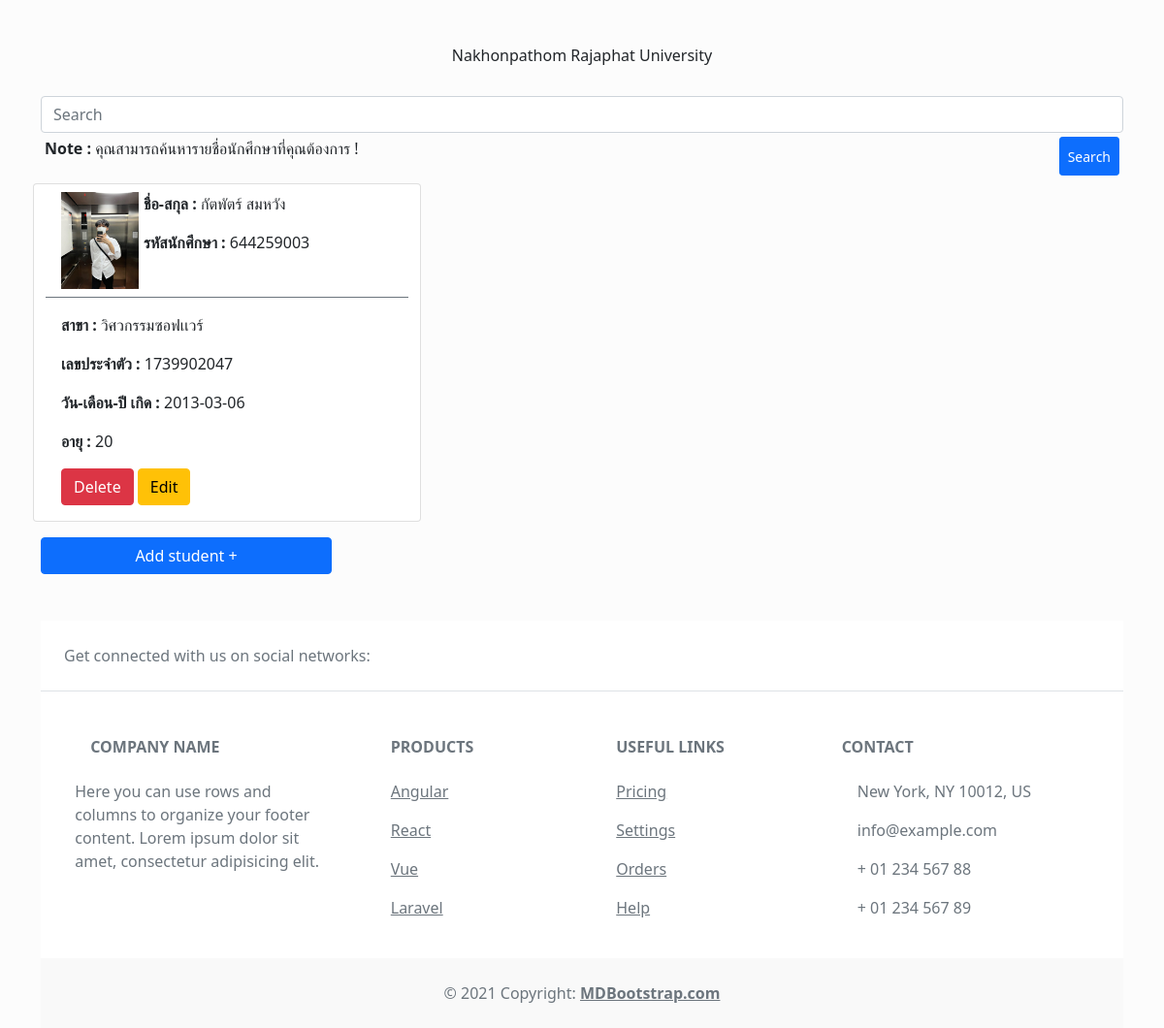
Before: / with the older database file.
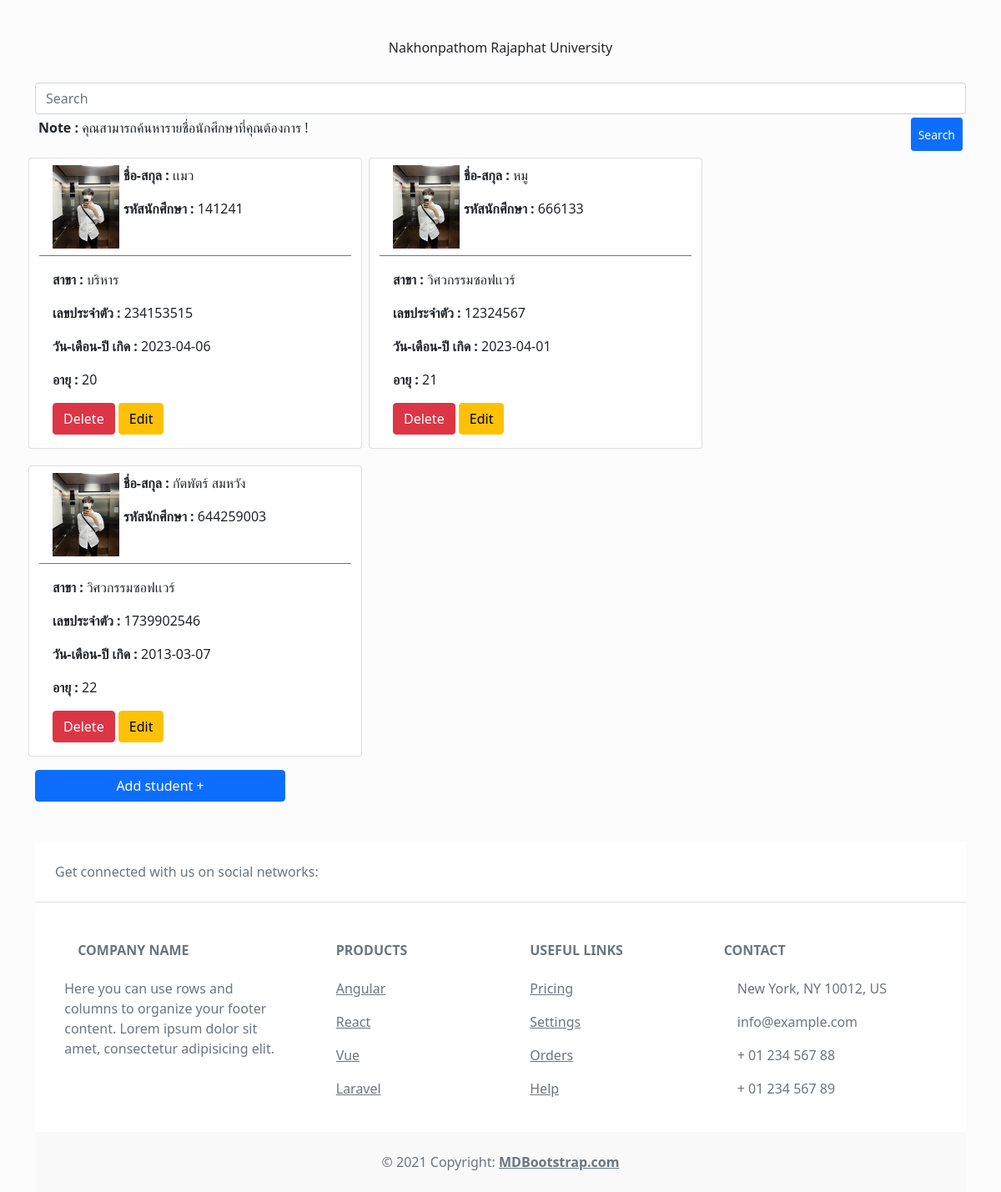
After: the same page with the newer database file.
### tables this page shows
CREATE TABLE `student_tb` (
  `name` varchar(100) NOT NULL,
  `student_id` int(11) NOT NULL,
  `major` varchar(255) NOT NULL,
  `number_id` int(11) NOT NULL,
  `brith_day` date NOT NULL,
  `age` int(11) NOT NULL,
  `img` varchar(255) NOT NULL
);

### index.php (called while the page is built)
<?php
    include_once './src/controller/ps_controller.php';
    $ps_controller = new ps_controller();
    $ps_controller->mvcHandler();
?>

### src/config/conf.php (called while the page is built, shortened)
<?php
    class config{
        function __construct(){
            $this->dns = "mysql:host=localhost;dbname=student";
            $this->dbUser = "root";
            $this->dbPass = "";
        }
    }
?>

### src/models/ps_model.php (called while the page is built, shortened)
<?php
    class ps_model{
        private $dns;
        private $dbUser;
        private $dbPass;
        private $condb;
        function __construct(object $conf){
            $this->dns = $conf->dns;
            $this->dbUser = $conf->dbUser;
            $this->dbPass = $conf->dbPass;
        }
        public function connect(){
            try{
                $this->condb = new PDO($this->dns,$this->dbUser,$this->dbPass);
            }catch(PDOException $err){
                echo "Have an error about : " . $err->getMessage();
                echo "<br>Error in line : " . $err->getLine();
            }
        }
        public function getAllproducts(){
            $sql = "SELECT * FROM `student_tb`";
            $query = $this->condb->prepare($sql);
            if($query->execute()){
                $result = $query->fetchAll(PDO::FETCH_ASSOC);
                return $result;
                return true;
            }else {
                return false;
            }
        }
    }
?>

### src/views/ps_list.php (the view, shortened to what this page needs)
<!DOCTYPE html>
<html lang="en">
<head>
    <link href="https://cdn.jsdelivr.net/npm/bootstrap@5.0.2/dist/css/bootstrap.min.css" rel="stylesheet">
    <link rel="stylesheet" href="./src/views/style.css">
</head>
<body>
    <br>
    <div class="container">
        <br>
        <h6 class="text-center">Nakhonpathom Rajaphat University</h6>
        <form action="?route=search" method="POST">
            <br>
            <input class="form-control text-sm" name="search_keyword" type="text" placeholder="Search">
            <div class="d-sm-flex justify-content-between text-sm m-1">
                <p><b>Note :</b> คุณสามารถค้นหารายชื่อนักศึกษาที่คุณต้องการ !</p>
                <input class="btn btn-sm btn-primary" value="Search" name="search_submit" type="submit">
            </div>
        </form>
        <div class="row">
        <?php
            if($result > 0){
                foreach($result as $row){
        ?>
              <div class="card mb-3 m-1" style="max-width: 25rem;">
              <div class="flex-box card-header bg-transparent border-secondary">
                  <img src="<?=$row['img']?>" style="margin-right:5px;" width="80px" height="100px" alt="">
                        <div class="blox">
                        <p class="card-text"><b> ชื่อ-สกุล : </b> <?= $row['name']?></p>
                        <p class="card-text"><b> รหัสนักศึกษา : </b> <?= $row['student_id'] ?></p>
                        </div>
              </div>
              <div class="card-body text-dark">
                        <p class="card-text"><b>สาขา : </b> <?= $row['major'] ?></p>
                        <p class="card-text"><b>เลขประจำตัว : </b> <?= $row['number_id'] ?></p>
                        <p class="card-text"><b>วัน-เดือน-ปี เกิด : </b> <?= $row['brith_day'] ?></p>
                        <p class="card-text"><b>อายุ : </b> <?= $row['age'] ?></p>
                        <a class="btn btn-danger" href="?route=delete&student_id=<?=$row['student_id']?>" onclick="return confirm('คุณต้องการลบ นักเรียนคนนี้ใช่หรือไม่?')">Delete</a>
                        <a class="btn btn-warning" data-bs-toggle="modal" data-bs-target="#edit_modal<?= $row['student_id']?>" data-bs-whatever="@getbootstrap">Edit</a>
              </div>
            </div>
        <?php
                }
            }
        ?>
        </div>
        <div class="d-grid gap-1">
          <button type="button" style="width:300px;" class="btn btn-primary" data-bs-toggle="modal" data-bs-target="#exampleModal" data-bs-whatever="@getbootstrap">Add student +</button>
        </div>
<footer class="text-center text-lg-start bg-white text-muted mt-5">
  <section class="d-flex justify-content-center justify-content-lg-between p-4 border-bottom">
    <div class="me-5 d-none d-lg-block">
      <span>Get connected with us on social networks:</span>
    </div>
    <div>
    </div>
  </section>
  <section class="">
    <div class="container text-center text-md-start mt-5">
      <div class="row mt-3">
        <div class="col-md-3 col-lg-4 col-xl-3 mx-auto mb-4">
          <h6 class="text-uppercase fw-bold mb-4">
            <i class="fas fa-gem me-3 text-secondary"></i>Company name
          </h6>
          <p>
            Here you can use rows and columns to organize your footer content. Lorem ipsum
            dolor sit amet, consectetur adipisicing elit.
          </p>
        </div>
        <div class="col-md-2 col-lg-2 col-xl-2 mx-auto mb-4">
          <h6 class="text-uppercase fw-bold mb-4">
            Products
          </h6>
          <p>
            <a href="#!" class="text-reset">Angular</a>
          </p>
          <p>
            <a href="#!" class="text-reset">React</a>
          </p>
          <p>
            <a href="#!" class="text-reset">Vue</a>
          </p>
          <p>
            <a href="#!" class="text-reset">Laravel</a>
          </p>
        </div>
        <div class="col-md-3 col-lg-2 col-xl-2 mx-auto mb-4">
          <h6 class="text-uppercase fw-bold mb-4">
            Useful links
          </h6>
          <p>
            <a href="#!" class="text-reset">Pricing</a>
          </p>
          <p>
            <a href="#!" class="text-reset">Settings</a>
          </p>
          <p>
            <a href="#!" class="text-reset">Orders</a>
          </p>
          <p>
            <a href="#!" class="text-reset">Help</a>
          </p>
        </div>
        <div class="col-md-4 col-lg-3 col-xl-3 mx-auto mb-md-0 mb-4">
          <h6 class="text-uppercase fw-bold mb-4">Contact</h6>
          <p><i class="fas fa-home me-3 text-secondary"></i> New York, NY 10012, US</p>
          <p>
            info@example.com
          </p>
          <p><i class="fas fa-phone me-3 text-secondary"></i> + 01 234 567 88</p>
          <p><i class="fas fa-print me-3 text-secondary"></i> + 01 234 567 89</p>
        </div>
      </div>
    </div>
  </section>
  <div class="text-center p-4" style="background-color: rgba(0, 0, 0, 0.025);">
    © 2021 Copyright:
    <a class="text-reset fw-bold" href="https://mdbootstrap.com/">MDBootstrap.com</a>
  </div>
</footer>
    </div>
</body>
</html>

### src/controller/ps_controller.php (shortened to what this page needs)
<?php
    include_once './src/config/conf.php';
    include_once './src/models/ps_model.php';
    class ps_controller{
        private $ps_model;
        function __construct(){
            $this->conf = new config();
            $this->ps_model = new ps_model($this->conf);
        }
        public function list_phone_Page(){
            $result = $this->ps_model->getAllproducts();
            include './src/views/ps_list.php';
        }
        public function mvcHandler(){
            $Route = isset($_GET['route']) ? $_GET['route'] : NULL;
            switch($Route){
                default:
                    $this->list_phone_Page();
                break;
            }
    }
}
?>

### src/views/style.css (style rules this page uses)
body { background-color: #FCFCFC; }

### src/views/ps_list.php (style rules this page uses)
.flex-box { display:flex; }

Changed rows visible on the page:
added student_tb: img (picture), name "เเมว", student_id "141241", major "บริหาร", number "234153515", brith_day "2023-04-06", age "20"
added student_tb: img (picture), name "หมู", student_id "666133", major "วิศวกรรมซอฟเเวร์", number "12324567", brith_day "2023-04-01", age "21"
changed student_tb "กัตพัตร์ สมหวัง": number "1739902047" → "1739902546"; brith_day "2013-03-06" → "2013-03-07"; age "20" → "22"
